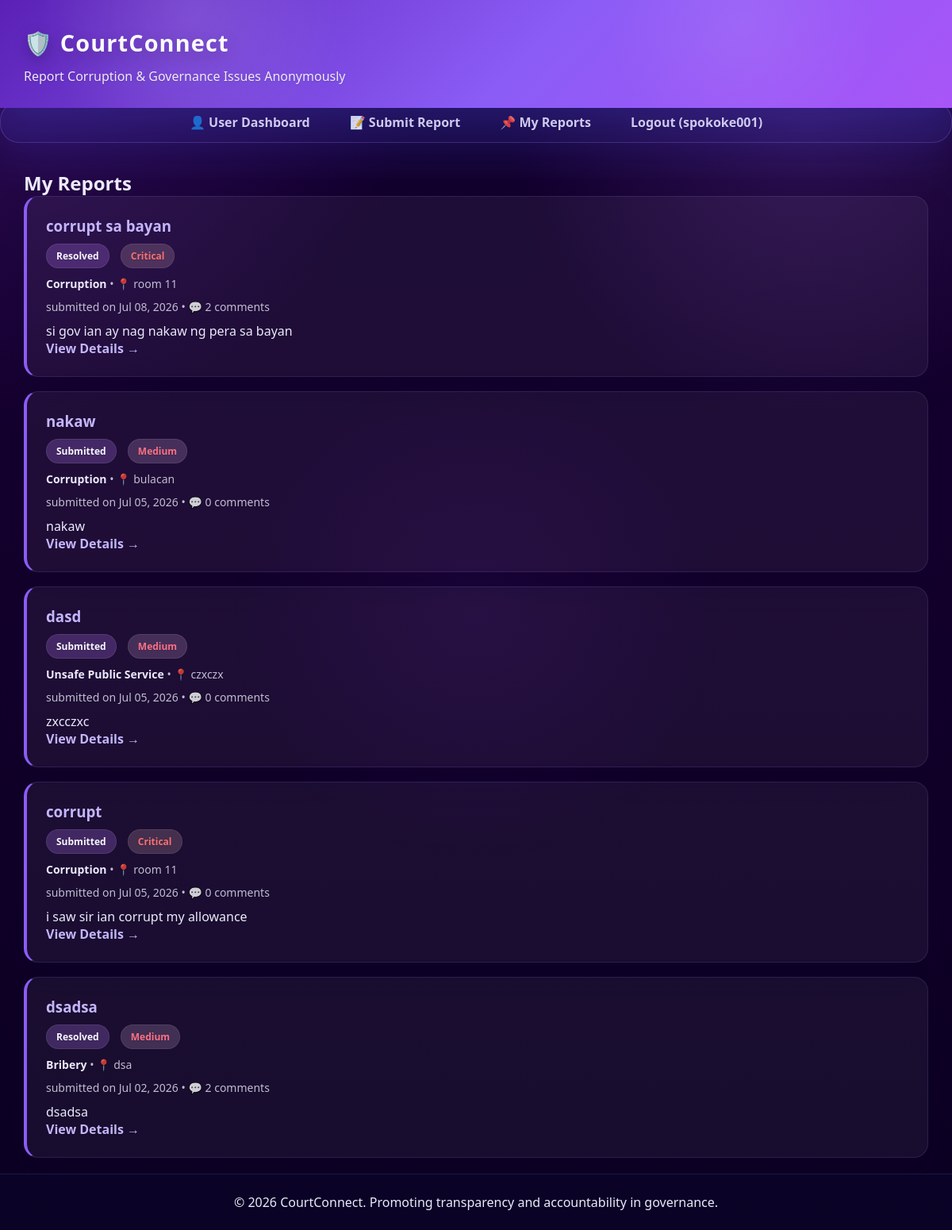
The page /user/my-reports/ (signed in) on the database its author committed.
### charlie_app/models.py (models this page shows, shortened)
class CorruptionReport(models.Model):
    CATEGORY_CHOICES = [
        ('corruption', 'Corruption'),
        ('unsafe_service', 'Unsafe Public Service'),
        ('governance', 'Governance Issue'),
        ('bribery', 'Bribery'),
        ('misconduct', 'Official Misconduct'),
        ('other', 'Other'),
    ]
    SEVERITY_CHOICES = [
        ('low', 'Low'),
        ('medium', 'Medium'),
        ('high', 'High'),
        ('critical', 'Critical'),
    ]
    title = models.CharField(max_length=255)
    description = models.TextField()
    category = models.CharField(max_length=20, choices=CATEGORY_CHOICES)
    severity = models.CharField(max_length=10, choices=SEVERITY_CHOICES, default='medium')
    location = models.CharField(max_length=255)
    related_department = models.ForeignKey(Department, on_delete=models.SET_NULL, null=True, blank=True)
    reporter = models.ForeignKey(User, on_delete=models.CASCADE, null=True, blank=True)
    reporter_name = models.CharField(max_length=200, help_text="Your name (required)")
    reporter_email = models.EmailField(help_text="Your email (required)")
    is_anonymous = models.BooleanField(default=True)
    status = models.ForeignKey(ReportStatus, on_delete=models.SET_NULL, null=True, default=1)
    evidence_file = models.FileField(upload_to='evidence/', blank=True, null=True)
    created_at = models.DateTimeField(auto_now_add=True)
    updated_at = models.DateTimeField(auto_now=True)
    resolved_at = models.DateTimeField(null=True, blank=True)
    admin_notes = models.TextField(blank=True, help_text="Internal notes for administrators")
    class Meta:
        ordering = ['-created_at']

class ReportStatus(models.Model):
    STATUS_CHOICES = [
        ('submitted', 'Submitted'),
        ('under_review', 'Under Review'),
        ('investigating', 'Investigating'),
        ('resolved', 'Resolved'),
        ('rejected', 'Rejected'),
        ('closed', 'Closed'),
    ]
    status = models.CharField(max_length=20, choices=STATUS_CHOICES, unique=True)
    description = models.TextField()

### charlie_app/views.py (the view)
# urls.py: path('user/my-reports/', views.my_reports, name='my_reports'),
@login_required
def my_reports(request):
    reports = CorruptionReport.objects.filter(reporter=request.user)
    total_reports = reports.count()
    resolved_reports = reports.filter(status__status='resolved').count()
    open_reports = reports.exclude(status__status__in=['resolved', 'closed', 'rejected']).count()
    context = {
        'reports': reports,
        'total_reports': total_reports,
        'resolved_reports': resolved_reports,
        'open_reports': open_reports,
    }
    return render(request, 'my_reports.html', context)

### charlie_app/templates/my_reports.html (shortened to what this page needs)
{% extends 'base.html' %}
{% block content %}
<h2>My Reports</h2>
{% if reports %}
    {% for report in reports %}
        <div class="report-card">
            <h3>
                <a href="{% url 'charlie_app:report_detail' report.pk %}" class="view-btn">{{ report.title }}</a>
            </h3>
            <div>
                <span class="badge badge-status">{{ report.status.get_status_display }}</span>
                <span class="badge badge-severity {% if report.severity == 'critical' %}critical{% endif %}">{{ report.get_severity_display }}</span>
            </div>
            <div class="report-meta">
                <strong>{{ report.get_category_display }}</strong> • 📍 {{ report.location }}
            </div>
            <div class="report-meta">
                submitted on {{ report.created_at|date:"M d, Y" }} • 💬 {{ report.comments.count }} comments
            </div>
            <p>{{ report.description|truncatewords:30 }}</p>
            <a href="{% url 'charlie_app:report_detail' report.pk %}" class="view-btn">View Details →</a>
        </div>
    {% endfor %}
{% else %}
    <div class="empty-state">
        <p>You haven't submitted any reports yet.</p>
        <p><a href="{% url 'charlie_app:report_create' %}" class="view-btn">Submit your first report →</a></p>
    </div>
{% endif %}
{% endblock %}

### charlie_app/templates/base.html (shortened to what this page needs)
<!DOCTYPE html>
<html lang="en">
<head>
</head>
<body>
    <header>
        <div class="container">
            <h1>🛡️ CourtConnect</h1>
            <p>Report Corruption & Governance Issues Anonymously</p>
        </div>
    </header>
    {% if request.resolver_match.url_name != 'login' and request.resolver_match.url_name != 'register' %}
    <nav>
        <div class="container">
            <ul>
                           {% if user.is_authenticated %}
                    {% if user.is_staff %}
                        <li><a href="{% url 'charlie_app:admin_dashboard' %}">📊 Admin Dashboard</a></li>
                        <li><a href="{% url 'admin_report_list' %}">📋 View Reports</a></li>
                    {% else %}
                        <li><a href="{% url 'charlie_app:user_dashboard' %}">👤 User Dashboard</a></li>
                        <li><a href="{% url 'charlie_app:report_create' %}">📝 Submit Report</a></li>
                        <li><a href="{% url 'charlie_app:my_reports' %}">📌 My Reports</a></li>
                    {% endif %}
                    <li><a href="{% url 'charlie_app:logout' %}">Logout ({{ user.username }})</a></li>
                {% else %}
                    <li><a href="{% url 'charlie_app:login' %}">Login</a></li>
                {% endif %}
            </ul>
        </div>
    </nav>
    {% endif %}
    <div class="container">
        {% block content %}{% endblock %}
    </div>
    <footer>
        <p>&copy; 2026 CourtConnect. Promoting transparency and accountability in governance.</p>
    </footer>
</body>
</html>

### charlie_app/templates/base.html (style rules this page uses)
:root { --bg: #10002b; --panel: rgba(79, 70, 229, 0.18); --panel-strong: rgba(109, 40, 217, 0.36); --text: #ede9fe; --text-muted: rgba(237, 233, 254, 0.78); --accent: #c084fc; --accent-strong: #7c3aed; --border: rgba(167, 139, 250, 0.22); }
* { margin: 0; padding: 0; box-sizing: border-box; }
html { scroll-behavior: smooth; }
body { font-family: 'Segoe UI', Tahoma, Geneva, Verdana, sans-serif; min-height: 100vh; color: var(--text); background: radial-gradient(circle at top left, rgba(147, 51, 234, 0.24), transparent 28%), radial-gradient(circle at 85% 10%, rgba(168, 85, 247, 0.18), transparent 22%), linear-gradient(180deg, #10002b 0%, #14002d 40%, #0b0022 100%); }
body::before { content: ''; position: fixed; inset: 0; background: radial-gradient(circle at center, rgba(147, 51, 234, 0.08), transparent 32%); pointer-events: none; z-index: -1; }
body, .content, .section, .report-card, .card, .stat-card, .empty-state, table, th, td, p, li, label, span, strong, small { color: var(--text); text-shadow: 0 1px 1px rgba(0, 0, 0, 0.18); }
a { color: #f8fafc; }
header { background: linear-gradient(135deg, #5b21b6 0%, #8b5cf6 55%, #a855f7 100%); color: #f8fafc; padding: 34px 0 26px; position: relative; overflow: hidden; box-shadow: 0 18px 50px rgba(79, 70, 229, 0.25); }
header::after { content: ''; position: absolute; inset: 0; background: radial-gradient(circle at 20% 10%, rgba(255, 255, 255, 0.12), transparent 20%), radial-gradient(circle at 78% 22%, rgba(255, 255, 255, 0.08), transparent 18%); pointer-events: none; }
.container { max-width: 1180px; margin: 0 auto; padding: 0 20px; }
header h1 { font-size: clamp(28px, 2.4vw, 38px); margin-bottom: 10px; letter-spacing: 0.04em; text-shadow: 0 6px 20px rgba(0, 0, 0, 0.24); }
header p { color: rgba(248, 250, 252, 0.92); font-size: 1rem; max-width: 740px; line-height: 1.7; }
nav { background: rgba(79, 70, 229, 0.16); border: 1px solid rgba(167, 139, 250, 0.24); border-radius: 24px; box-shadow: 0 20px 50px rgba(79, 70, 229, 0.18); margin: -8px auto 34px; padding: 14px 0; }
nav ul { list-style: none; display: flex; flex-wrap: wrap; justify-content: center; gap: 18px; padding: 0 12px; }
nav li { display: inline; }
nav a { color: rgba(237, 233, 254, 0.94); text-decoration: none; font-weight: 600; padding: 10px 16px; border-radius: 999px; transition: transform 0.25s ease, background 0.25s ease, color 0.25s ease; }
.section, .login-card, .register-card, .report-preview, .report-card, .feature, .report-row, .info-item { background: rgba(255, 255, 255, 0.05); border: 1px solid rgba(167, 139, 250, 0.14); border-radius: 22px; box-shadow: 0 18px 40px rgba(15, 8, 45, 0.24); padding: 26px; }
.badge { display: inline-flex; align-items: center; gap: 6px; padding: 6px 12px; border-radius: 999px; font-size: 0.78rem; font-weight: 700; color: #f8f8ff; background: rgba(167, 139, 250, 0.2); border: 1px solid rgba(255, 255, 255, 0.08); }
.badge-status { background: rgba(192, 132, 252, 0.24); color: #ede9fe; }
.badge-severity { background: rgba(250, 204, 255, 0.18); color: #fb7185; }
footer { text-align: center; padding: 24px 0; color: rgba(229, 231, 255, 0.78); margin-top: 20px; border-top: 1px solid rgba(167, 139, 250, 0.14); background: rgba(12, 6, 42, 0.65); }

### charlie_app/templates/my_reports.html (style rules this page uses)
.report-card { background: rgba(255, 255, 255, 0.05); border: 1px solid rgba(167, 139, 250, 0.14); border-radius: 18px; padding: 24px; margin-bottom: 18px; border-left: 4px solid #8b5cf6; }
.report-card h3 { margin-bottom: 10px; color: #ffffff; }
.badge { display: inline-block; padding: 6px 12px; border-radius: 999px; font-size: 12px; font-weight: bold; margin-right: 10px; color: #f8f8ff; background: rgba(167, 139, 250, 0.2); }
.badge-status { background: rgba(192, 132, 252, 0.24); }
.badge-severity { background: rgba(250, 204, 255, 0.18); color: #fb7185; }
.badge-severity.critical { background: rgba(254, 205, 211, 0.18); color: #f87171; }
.report-meta { color: rgba(237, 233, 254, 0.8); font-size: 14px; margin: 10px 0; }
.view-btn { color: #c4b5fd; text-decoration: none; font-weight: bold; }

### rows shown on the page
CorruptionReport: title "corrupt sa bayan", status.status "Resolved", severity "Critical", category "Corruption", location "room 11", created_at "Jul 08, 2026", comments.count "2", description "si gov ian ay nag nakaw ng pera sa bayan"
CorruptionReport: title "nakaw", status.status "Submitted", severity "Medium", category "Corruption", location "bulacan", created_at "Jul 05, 2026", comments.count "0", description "nakaw"
CorruptionReport: title "dasd", status.status "Submitted", severity "Medium", category "Unsafe Public Service", location "czxczx", created_at "Jul 05, 2026", comments.count "0", description "zxcczxc"
CorruptionReport: title "corrupt", status.status "Submitted", severity "Critical", category "Corruption", location "room 11", created_at "Jul 05, 2026", comments.count "0", description "i saw sir ian corrupt my allowance"
CorruptionReport: title "dsadsa", status.status "Resolved", severity "Medium", category "Bribery", location "dsa", created_at "Jul 02, 2026", comments.count "2", description "dsadsa"

### other values the page prints
{{ user.username }} "spokoke001"
